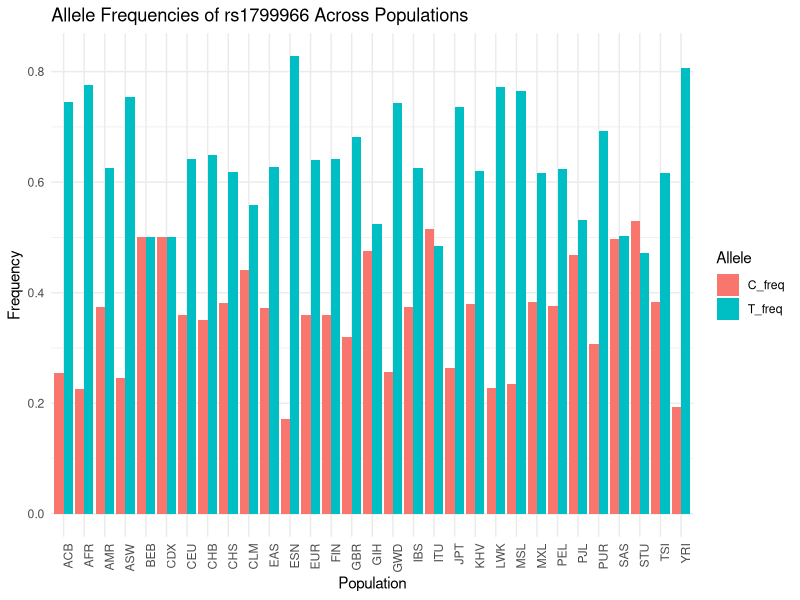
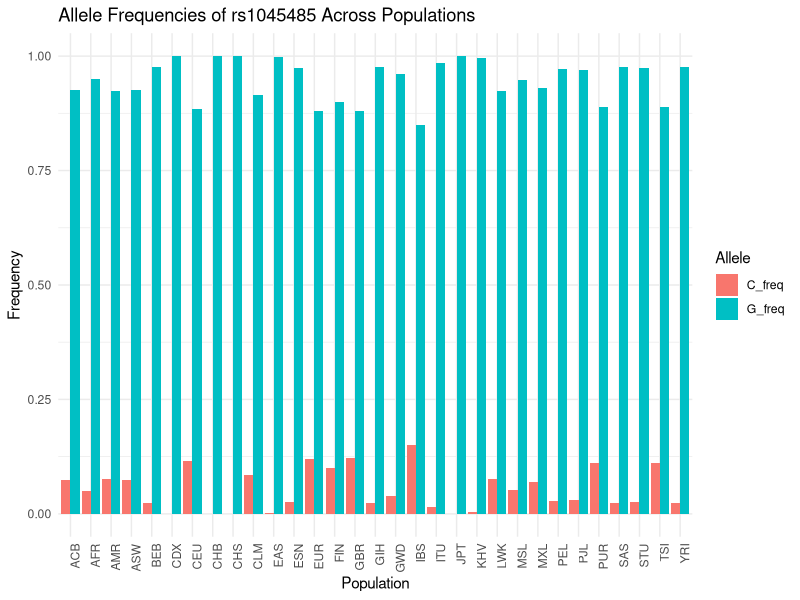
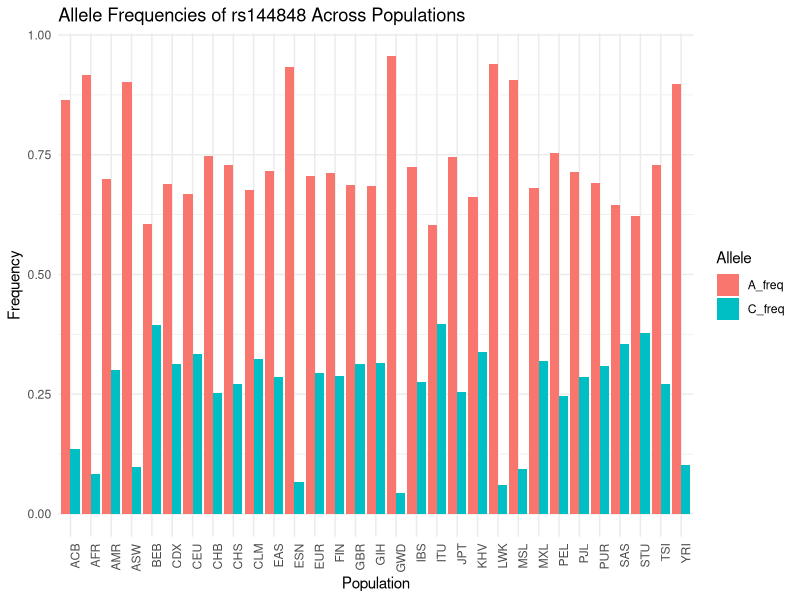
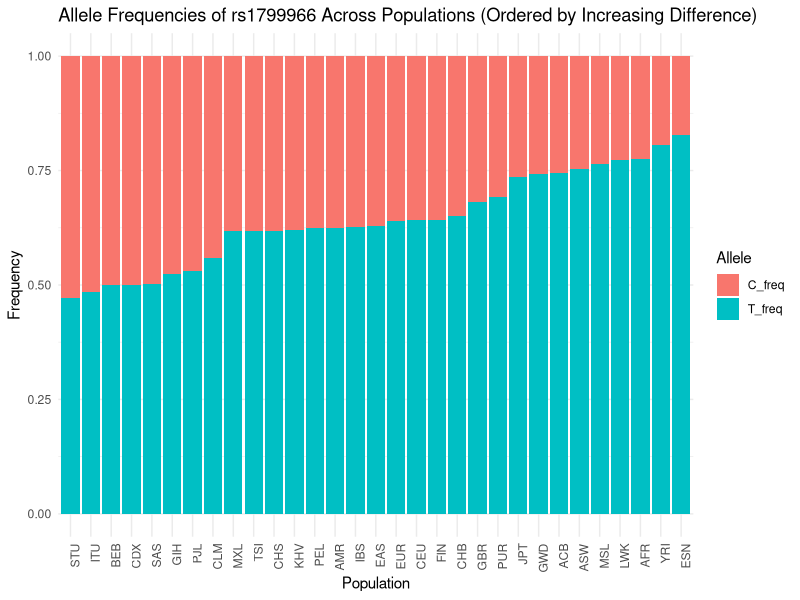
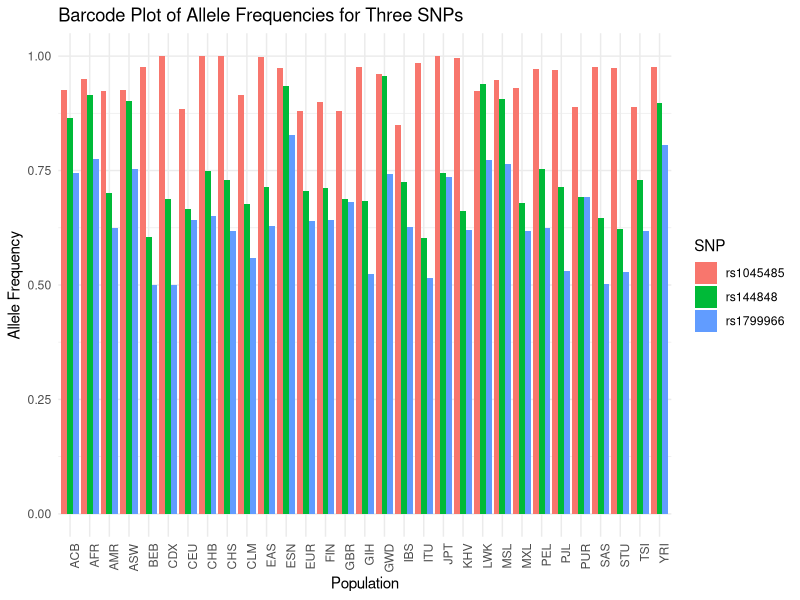
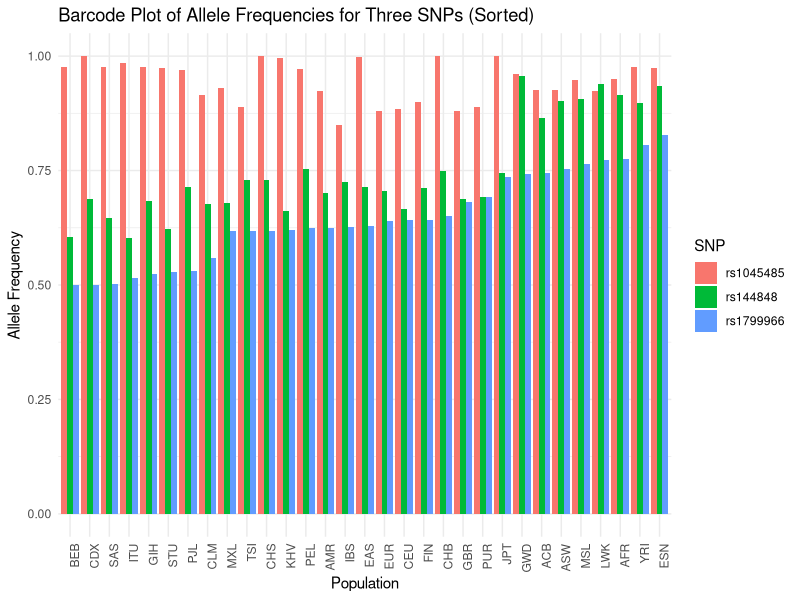
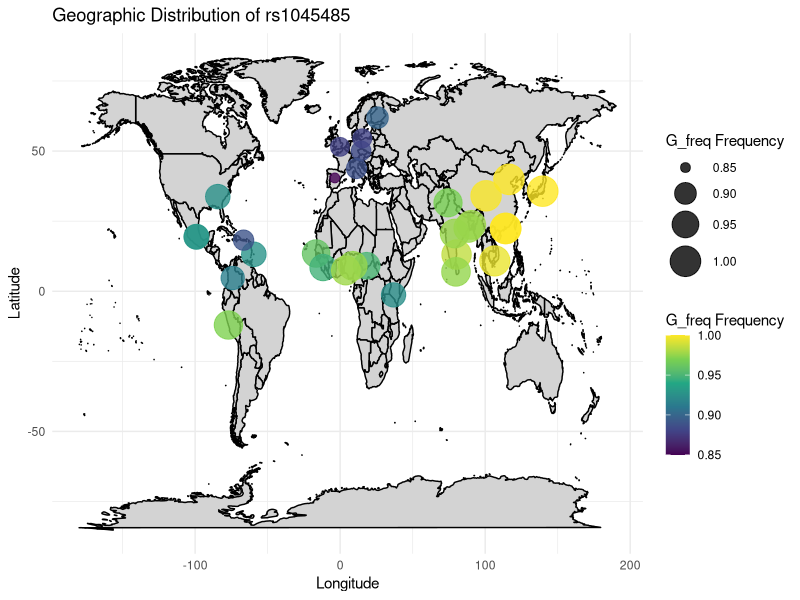
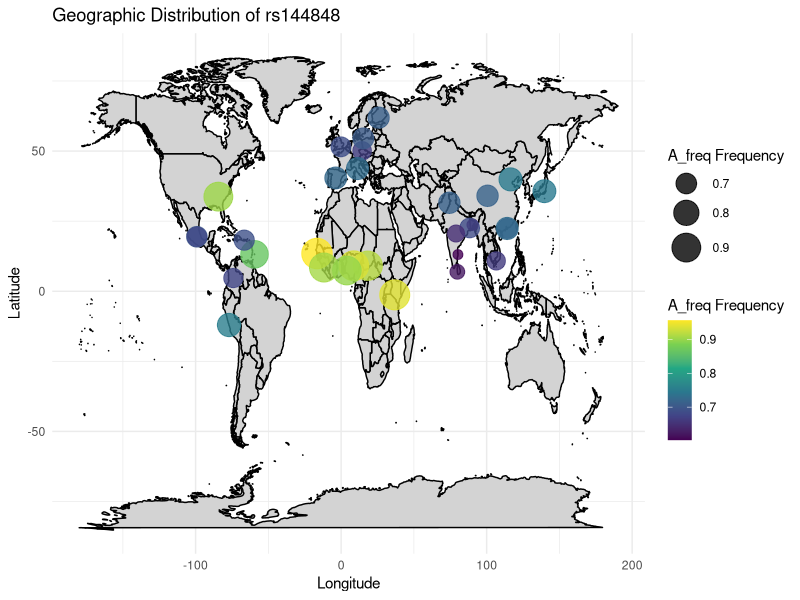

Write R code to recreate these figures, in order.
## ---- chunk 1
knitr::opts_chunk$set(echo = TRUE)
#LOAD THE EXCEL DATASET DOWNLAODED FROM 1KGENOMES WEBSITE
library(readr)
library(tidyverse)
library(ggplot2)
library(maps)
library(patchwork)
## ---- chunk 2
# Read the CSV file
data_rs1799966 <- read_csv("1000genomesprojectphase3-PopulationGenotypes-Homo_sapiens_Variation_Population_rs1799966.csv")
# View the first few rows of the data
head(data_rs1799966)
## ---- chunk 3
# Split the "Allele: frequency (count)" column into separate columns
data_clean_rs1799966 <- data_rs1799966 %>%
  separate(`Allele: frequency (count)`, 
           into = c("T_allele", "C_allele"), 
           sep = "C:") %>%  # Split at "C:" to separate T and C alleles
  mutate(
    T_allele = str_trim(T_allele),  # Remove extra spaces
    C_allele = str_trim(C_allele)   # Remove extra spaces
  ) %>%
  select(-`...3`, -Genotypes)  # Remove unnecessary columns
# Extract T allele frequency and count
data_clean_rs1799966 <- data_clean_rs1799966 %>%
  mutate(
    T_freq = as.numeric(str_extract(T_allele, "\\d+\\.\\d+")),  # Extract frequency
    T_count = as.numeric(str_extract(T_allele, "\\d+(?=\\))")), # Extract count
    C_freq = as.numeric(str_extract(C_allele, "\\d+\\.\\d+")),  # Extract frequency
    C_count = as.numeric(str_extract(C_allele, "\\d+(?=\\))"))  # Extract count
  )
#We only need allele frequencies so lets simplify
allele_freq_rs1799966 <- data_clean_rs1799966 %>%
  select(Population, T_freq, C_freq)
# View the simplified data
head(allele_freq_rs1799966)
#we can also take the Population column to replace it for the next allele frequencies
populations <- allele_freq_rs1799966$Population
rm(data_clean_rs1799966)
rm(data_rs1799966)
## ---- chunk 4
# Read the CSV file
data_rs1045485 <- read_csv("1000genomesprojectphase3-PopulationGenotypes-Homo_sapiens_Variation_Population_rs1045485.csv")
# Replace the 'Population' column with the 'populations' object
data_rs1045485$Population <- populations
# Split the "Allele: frequency (count)" column into separate columns
data_clean_rs1045485 <- data_rs1045485 %>%
  separate(`Allele: frequency (count)`, 
           into = c("G_allele", "C_allele"), 
           sep = "C:") %>%  # Split at "C:" to separate G and C alleles
  mutate(
    G_allele = str_trim(G_allele),  # Remove extra spaces
    C_allele = str_trim(C_allele)   # Remove extra spaces
  )

# Remove unnecessary columns if they exist
if (any(grepl("^...3$", colnames(data_clean_rs1045485)))) {
  data_clean_rs1045485 <- data_clean_rs1045485 %>% select(-`...3`)
}
if (any(grepl("Genotypes", colnames(data_clean_rs1045485)))) {
  data_clean_rs1045485 <- data_clean_rs1045485 %>% select(-Genotypes)
}

# Extract G and C allele frequencies and counts
data_clean_rs1045485 <- data_clean_rs1045485 %>%
  mutate(
    G_freq = as.numeric(str_extract(G_allele, "\\d+\\.\\d+")),  # Extract G allele frequency
    G_count = as.numeric(str_extract(G_allele, "\\d+(?=\\))")), # Extract G allele count
    C_freq = as.numeric(str_extract(C_allele, "\\d+\\.\\d+")),  # Extract C allele frequency
    C_count = as.numeric(str_extract(C_allele, "\\d+(?=\\))"))  # Extract C allele count
  )

# Select only the necessary columns (Population, G_freq, C_freq)
allele_freq_rs1045485 <- data_clean_rs1045485 %>%
  select(Population, G_freq, C_freq)

# View the final dataframe with allele frequencies
head(allele_freq_rs1045485)
rm(data_rs1045485)
rm(data_clean_rs1045485)
## ---- chunk 5
# Read the CSV file
data_rs144848 <- read_csv("1000genomesprojectphase3-PopulationGenotypes-Homo_sapiens_Variation_Population_rs144848.csv", show_col_types = FALSE)
data_rs144848$Population <- populations
# Split the "Allele: frequency (count)" column into separate columns
data_clean_rs144848 <- data_rs144848 %>%
  separate(`Allele: frequency (count)`, 
           into = c("A_allele", "C_allele"), 
           sep = "C:") %>%  # Split at "C:" to separate A and C alleles
  mutate(
    A_allele = str_trim(A_allele),  # Remove extra spaces
    C_allele = str_trim(C_allele)   # Remove extra spaces
  )

# Remove unnecessary columns if they exist
if (any(grepl("^...3$", colnames(data_clean_rs144848)))) {
  data_clean_rs144848 <- data_clean_rs144848 %>% select(-`...3`)
}
if (any(grepl("Genotypes", colnames(data_clean_rs144848)))) {
  data_clean_rs144848 <- data_clean_rs144848 %>% select(-Genotypes)
}

# Extract A and C allele frequencies and counts
data_clean_rs144848 <- data_clean_rs144848 %>%
  mutate(
    A_freq = as.numeric(str_extract(A_allele, "\\d+\\.\\d+")),  # Extract A allele frequency
    A_count = as.numeric(str_extract(A_allele, "\\d+(?=\\))")), # Extract A allele count
    C_freq = as.numeric(str_extract(C_allele, "\\d+\\.\\d+")),  # Extract C allele frequency
    C_count = as.numeric(str_extract(C_allele, "\\d+(?=\\))"))  # Extract C allele count
  )

# Select only the necessary columns (Population, A_freq, C_freq)
allele_freq_rs144848 <- data_clean_rs144848 %>%
  select(Population, A_freq, C_freq)

# View the final dataframe with allele frequencies
head(allele_freq_rs144848)
rm(data_rs144848)
rm(data_clean_rs144848)
## ---- chunk 6
# Reshape the data for plotting
data_rs1799966 <- allele_freq_rs1799966 %>%
  pivot_longer(cols = c(T_freq, C_freq), 
               names_to = "Allele", 
               values_to = "Frequency")

# Create a bar plot
ggplot(data_rs1799966, aes(x = Population, y = Frequency, fill = Allele)) +
  geom_bar(stat = "identity", position = "dodge") +
  labs(title = "Allele Frequencies of rs1799966 Across Populations",
       x = "Population",
       y = "Frequency",
       fill = "Allele") +
  theme_minimal() +
  theme(axis.text.x = element_text(angle = 90, hjust = 1))
## ---- chunk 7
# Reshape the data for plotting
data_rs1045485 <- allele_freq_rs1045485 %>%
  pivot_longer(cols = c(G_freq, C_freq), 
               names_to = "Allele", 
               values_to = "Frequency")

# Create a bar plot
ggplot(data_rs1045485, aes(x = Population, y = Frequency, fill = Allele)) +
  geom_bar(stat = "identity", position = "dodge") +
  labs(title = "Allele Frequencies of rs1045485 Across Populations",
       x = "Population",
       y = "Frequency",
       fill = "Allele") +
  theme_minimal() +
  theme(axis.text.x = element_text(angle = 90, hjust = 1))
## ---- chunk 8
# Reshape the data for plotting
data_rs144848 <- allele_freq_rs144848 %>%
  pivot_longer(cols = c(A_freq, C_freq), 
               names_to = "Allele", 
               values_to = "Frequency")

# Create a bar plot
ggplot(data_rs144848, aes(x = Population, y = Frequency, fill = Allele)) +
  geom_bar(stat = "identity", position = "dodge") +
  labs(title = "Allele Frequencies of rs144848 Across Populations",
       x = "Population",
       y = "Frequency",
       fill = "Allele") +
  theme_minimal() +
  theme(axis.text.x = element_text(angle = 90, hjust = 1))
## ---- chunk 9
# Calculate the difference in allele frequencies
allele_freq_rs1799966 <- allele_freq_rs1799966 %>%
  mutate(Difference = T_freq - C_freq)
# Sort populations by increasing difference
allele_freq <- allele_freq_rs1799966 %>%
  arrange(Difference)
# Reshape the data for plotting
allele_freq_long <- allele_freq %>%
  pivot_longer(cols = c(T_freq, C_freq), 
               names_to = "Allele", 
               values_to = "Frequency")
#plot
ggplot(allele_freq_long, aes(x = reorder(Population, Difference), y = Frequency, fill = Allele)) +
  geom_bar(stat = "identity", position = "stack") +
  labs(title = "Allele Frequencies of rs1799966 Across Populations (Ordered by Increasing Difference)",
       x = "Population",
       y = "Frequency",
       fill = "Allele") +
  theme_minimal() +
  theme(axis.text.x = element_text(angle = 90, hjust = 1))
## ---- chunk 10
# Combine the three dataframes into one
combined_data <- bind_rows(
  allele_freq_rs1045485 %>% mutate(SNP = "rs1045485"),
  allele_freq_rs144848 %>% mutate(SNP = "rs144848"),
  allele_freq_rs1799966 %>% mutate(SNP = "rs1799966")
)

# Select the allele with the highest frequency for each SNP and population
combined_data <- combined_data %>%
  pivot_longer(cols = c(G_freq, C_freq, A_freq, T_freq), names_to = "Allele", values_to = "Frequency") %>%
  filter(!is.na(Frequency)) %>%  # Remove rows with NA frequencies
  group_by(Population, SNP) %>%
  slice_max(Frequency) %>%  # Select the allele with the highest frequency
  ungroup()
# Plot the barcode of allele frequencies
ggplot(combined_data, aes(x = Population, y = Frequency, fill = SNP)) +
  geom_bar(stat = "identity", position = "dodge") +
  labs(
    title = "Barcode Plot of Allele Frequencies for Three SNPs",
    x = "Population",
    y = "Allele Frequency",
    fill = "SNP"
  ) +
  theme_minimal() +
  theme(axis.text.x = element_text(angle = 90, hjust = 1))  # Rotate x-axis labels for readability

## ---- chunk 11
# Sort the populations based on the smallest to highest allele frequency
combined_data <- combined_data %>%
  arrange(Frequency) %>%  # Sort by frequency in ascending order
  mutate(Population = factor(Population, levels = unique(Population)))  # Reorder factor levels
# Plot the barcode of allele frequencies with sorted bars
ggplot(combined_data, aes(x = Population, y = Frequency, fill = SNP)) +
  geom_bar(stat = "identity", position = "dodge") +
  labs(
    title = "Barcode Plot of Allele Frequencies for Three SNPs (Sorted)",
    x = "Population",
    y = "Allele Frequency",
    fill = "SNP"
  ) +
  theme_minimal() +
  theme(axis.text.x = element_text(angle = 90, hjust = 1))  # Rotate x-axis labels for readability
## ---- chunk 12
#The first step is to give each population the coordinates for it to map into the world
population_coords <- data.frame(
  Population = c("ALL", "AFR", "ACB", "ASW", "ESN", "GWD", "LWK", "MSL", "YRI", 
                 "AMR", "CLM", "MXL", "PEL", "PUR", "EAS", "CDX", "CHB", "CHS", 
                 "JPT", "KHV", "EUR", "CEU", "FIN", "GBR", "IBS", "TSI", "SAS", 
                 "BEB", "GIH", "ITU", "PJL", "STU"),
  Latitude = c(0, 9.1021, 13.1772, 33.7490, 9.0820, 13.4549, -1.2921, 8.4606, 7.3964, 
               19.4326, 4.7110, 19.4326, -12.0464, 18.2208, 34.0479, 22.3964, 39.9042, 
               22.3964, 35.6895, 10.8231, 54.5260, 50.0755, 61.9241, 51.5074, 40.4168, 
               43.7696, 20.5937, 23.6850, 22.5726, 13.0827, 31.5546, 6.9271),
  Longitude = c(0, 18.2812, -59.5432, -84.3880, 8.6753, -16.5790, 36.8219, -11.7799, 
                3.9167, -99.1332, -74.0721, -99.1332, -77.0428, -66.5901, 100.6197, 
                114.1095, 116.4074, 114.1095, 139.6917, 106.6297, 15.2551, 14.4378, 
                25.7482, -0.1278, -3.7038, 11.2558, 78.9629, 90.3563, 88.3639, 80.2707, 
                74.3572, 79.8612)
)
#we include this in our dataset
allele_freq_map <- merge(allele_freq_rs1799966, population_coords, by = "Population")

# Get world map data
world_map <- map_data("world")
# Plot the world map with allele frequencies
map_rs1799966 <- ggplot() +
  geom_polygon(data = world_map, aes(x = long, y = lat, group = group), 
               fill = "lightgray", color = "black") +
  geom_point(data = allele_freq_map, 
             aes(x = Longitude, y = Latitude, size = T_freq, color = T_freq), 
             alpha = 0.8) +
  scale_size_continuous(range = c(3, 10)) +
  scale_color_viridis_c() +
  labs(title = "Geographic Distribution of T Allele Frequencies for rs1799966",
       x = "Longitude",
       y = "Latitude",
       size = "T Allele Frequency",
       color = "T Allele Frequency") +
  theme_minimal()

## ---- chunk 13
# Function to create a map for a given SNP
create_map <- function(allele_freq, snp_name, allele_col) {
  # Merge allele frequencies with population coordinates
  allele_freq_map <- merge(allele_freq, population_coords, by = "Population")
  
  # Get world map data
  world_map <- map_data("world")
  
  # Plot the world map with allele frequencies
  ggplot() +
    geom_polygon(data = world_map, aes(x = long, y = lat, group = group), 
                 fill = "lightgray", color = "black") +
    geom_point(data = allele_freq_map, 
               aes(x = Longitude, y = Latitude, size = !!sym(allele_col), color = !!sym(allele_col)), 
               alpha = 0.8) +
    scale_size_continuous(range = c(3, 10)) +
    scale_color_viridis_c() +
    labs(title = paste("Geographic Distribution of", snp_name),
         x = "Longitude",
         y = "Latitude",
         size = paste(allele_col, "Frequency"),
         color = paste(allele_col, "Frequency")) +
    theme_minimal()
}

# Create maps for each SNP
map_rs1045485 <- create_map(allele_freq_rs1045485, "rs1045485", "G_freq")
map_rs144848 <- create_map(allele_freq_rs144848, "rs144848", "A_freq")

# Combine the maps into a 1x3 grid using patchwork
combined_maps <- (map_rs1045485 | map_rs144848) +
  plot_layout(nrow = 1, ncol = 2)  # Arrange in 1 row and 3 columns


## ---- chunk 14
#
map_rs1045485
## ---- chunk 15
map_rs144848
## ---- chunk 16
map_rs1799966
